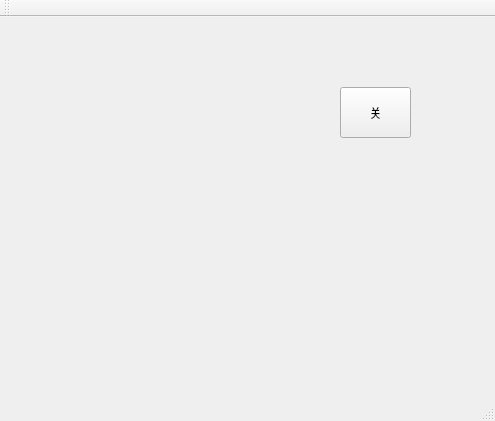
<?xml version="1.0" encoding="UTF-8"?>
<ui version="4.0">
 <class>MainWindow</class>
 <widget class="QMainWindow" name="MainWindow">
  <property name="geometry">
   <rect>
    <x>0</x>
    <y>0</y>
    <width>495</width>
    <height>421</height>
   </rect>
  </property>
  <property name="windowTitle">
   <string>MainWindow</string>
  </property>
  <widget class="QWidget" name="centralWidget">
   <widget class="QPushButton" name="switchBtn">
    <property name="geometry">
     <rect>
      <x>340</x>
      <y>70</y>
      <width>71</width>
      <height>51</height>
     </rect>
    </property>
    <property name="text">
     <string>关</string>
    </property>
   </widget>
  </widget>
  <widget class="QMenuBar" name="menuBar">
   <property name="geometry">
    <rect>
     <x>0</x>
     <y>0</y>
     <width>495</width>
     <height>23</height>
    </rect>
   </property>
  </widget>
  <widget class="QToolBar" name="mainToolBar">
   <attribute name="toolBarArea">
    <enum>TopToolBarArea</enum>
   </attribute>
   <attribute name="toolBarBreak">
    <bool>false</bool>
   </attribute>
  </widget>
  <widget class="QStatusBar" name="statusBar"/>
 </widget>
 <layoutdefault spacing="6" margin="11"/>
 <resources/>
 <connections/>
</ui>
